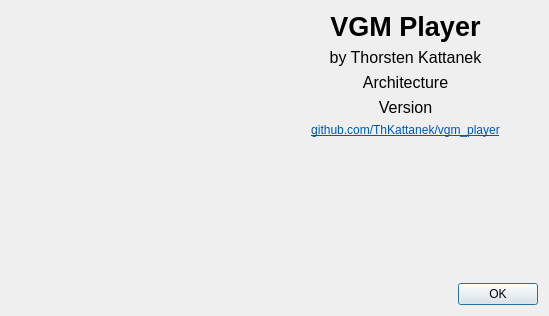
<?xml version="1.0" encoding="UTF-8"?>
<ui version="4.0">
 <class>AboutWindow</class>
 <widget class="QDialog" name="AboutWindow">
  <property name="geometry">
   <rect>
    <x>0</x>
    <y>0</y>
    <width>549</width>
    <height>316</height>
   </rect>
  </property>
  <property name="windowTitle">
   <string>Dialog</string>
  </property>
  <layout class="QVBoxLayout" name="verticalLayout">
   <item>
    <layout class="QHBoxLayout" name="horizontalLayout">
     <item>
      <widget class="QWidget" name="widget" native="true">
       <property name="minimumSize">
        <size>
         <width>256</width>
         <height>256</height>
        </size>
       </property>
       <property name="maximumSize">
        <size>
         <width>256</width>
         <height>256</height>
        </size>
       </property>
       <property name="baseSize">
        <size>
         <width>256</width>
         <height>256</height>
        </size>
       </property>
       <property name="styleSheet">
        <string notr="true">background-image: url(:/logo/images/vgm_plyer_logo_256.png);</string>
       </property>
      </widget>
     </item>
     <item>
      <layout class="QVBoxLayout" name="verticalLayout_2">
       <item>
        <widget class="QLabel" name="label">
         <property name="font">
          <font>
           <pointsize>20</pointsize>
           <bold>true</bold>
          </font>
         </property>
         <property name="text">
          <string>VGM Player</string>
         </property>
         <property name="alignment">
          <set>Qt::AlignCenter</set>
         </property>
        </widget>
       </item>
       <item>
        <widget class="QLabel" name="label_2">
         <property name="font">
          <font>
           <pointsize>12</pointsize>
          </font>
         </property>
         <property name="text">
          <string>by Thorsten Kattanek</string>
         </property>
         <property name="alignment">
          <set>Qt::AlignCenter</set>
         </property>
        </widget>
       </item>
       <item>
        <widget class="QLabel" name="architecture_label">
         <property name="font">
          <font>
           <pointsize>12</pointsize>
          </font>
         </property>
         <property name="text">
          <string>Architecture</string>
         </property>
         <property name="alignment">
          <set>Qt::AlignCenter</set>
         </property>
        </widget>
       </item>
       <item>
        <widget class="QLabel" name="version_label">
         <property name="font">
          <font>
           <pointsize>12</pointsize>
          </font>
         </property>
         <property name="text">
          <string>Version</string>
         </property>
         <property name="alignment">
          <set>Qt::AlignCenter</set>
         </property>
        </widget>
       </item>
       <item>
        <widget class="QLabel" name="label_3">
         <property name="text">
          <string>&lt;html&gt;&lt;head/&gt;&lt;body&gt;&lt;p&gt;&lt;a href=&quot;https://github.com/ThKattanek/vgm_player&quot;&gt;&lt;span style=&quot; text-decoration: underline; color:#0057ae;&quot;&gt;github.com/ThKattanek/vgm_player&lt;/span&gt;&lt;/a&gt;&lt;/p&gt;&lt;/body&gt;&lt;/html&gt;</string>
         </property>
         <property name="alignment">
          <set>Qt::AlignCenter</set>
         </property>
         <property name="openExternalLinks">
          <bool>true</bool>
         </property>
        </widget>
       </item>
       <item>
        <spacer name="verticalSpacer_2">
         <property name="orientation">
          <enum>Qt::Vertical</enum>
         </property>
         <property name="sizeHint" stdset="0">
          <size>
           <width>20</width>
           <height>40</height>
          </size>
         </property>
        </spacer>
       </item>
      </layout>
     </item>
    </layout>
   </item>
   <item>
    <spacer name="verticalSpacer">
     <property name="orientation">
      <enum>Qt::Vertical</enum>
     </property>
     <property name="sizeHint" stdset="0">
      <size>
       <width>20</width>
       <height>40</height>
      </size>
     </property>
    </spacer>
   </item>
   <item>
    <widget class="QDialogButtonBox" name="buttonBox">
     <property name="orientation">
      <enum>Qt::Horizontal</enum>
     </property>
     <property name="standardButtons">
      <set>QDialogButtonBox::Ok</set>
     </property>
    </widget>
   </item>
  </layout>
 </widget>
 <resources/>
 <connections>
  <connection>
   <sender>buttonBox</sender>
   <signal>accepted()</signal>
   <receiver>AboutWindow</receiver>
   <slot>accept()</slot>
   <hints>
    <hint type="sourcelabel">
     <x>248</x>
     <y>254</y>
    </hint>
    <hint type="destinationlabel">
     <x>157</x>
     <y>274</y>
    </hint>
   </hints>
  </connection>
  <connection>
   <sender>buttonBox</sender>
   <signal>rejected()</signal>
   <receiver>AboutWindow</receiver>
   <slot>reject()</slot>
   <hints>
    <hint type="sourcelabel">
     <x>316</x>
     <y>260</y>
    </hint>
    <hint type="destinationlabel">
     <x>286</x>
     <y>274</y>
    </hint>
   </hints>
  </connection>
 </connections>
</ui>
